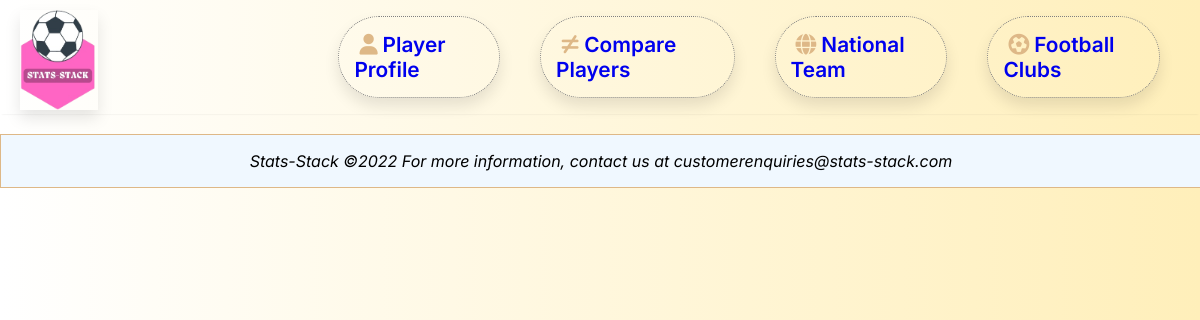
The page /profile/5424/ on the database as committed earlier.
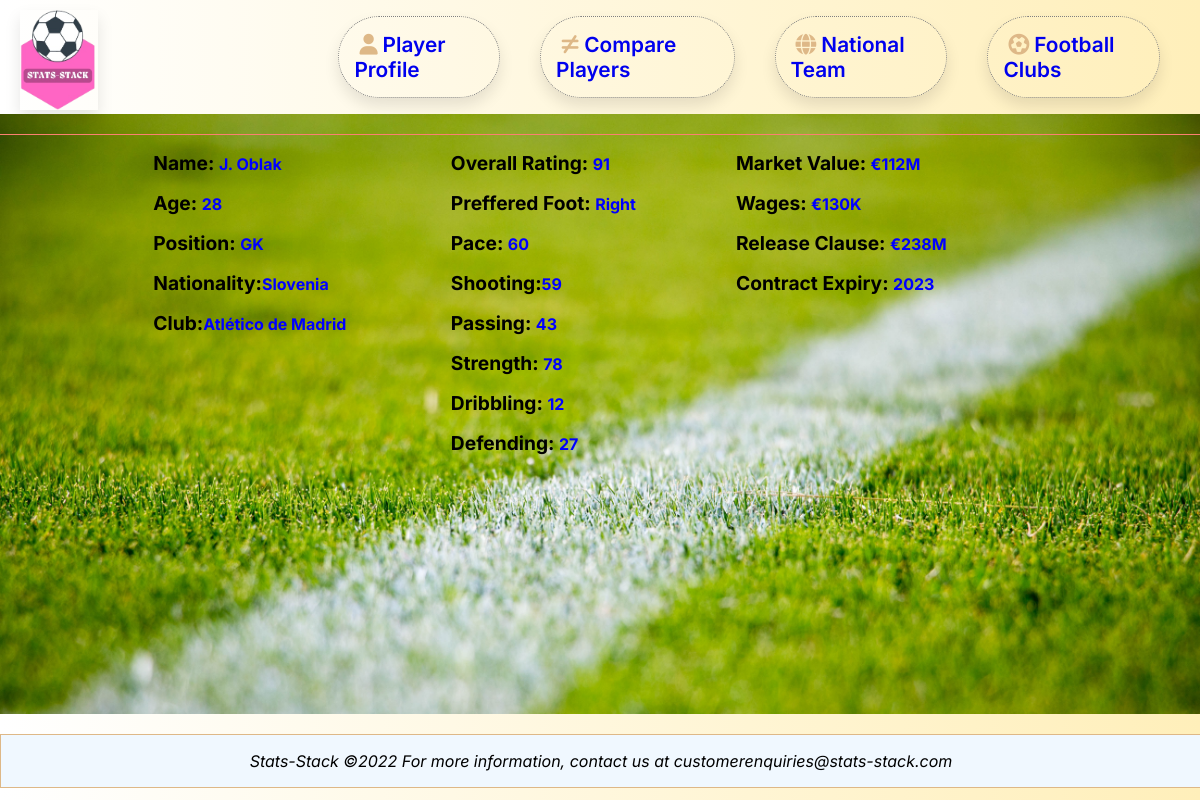
The same page on the database as committed later.
### statlist/models.py (models this page shows, shortened)
class Player(models.Model):
    class Meta:
        ordering = ('-skills__rating',)
    playerID = models.AutoField(primary_key=True)
    playerName = models.CharField(max_length=200)
    playerAge = models.IntegerField(default=0)
    playerPhoto = models.URLField(max_length=1000)
    playerPosition = models.CharField(max_length=3)
    playerCountry = models.ForeignKey(
        Country, on_delete=models.SET_NULL, null=True)
    playerClub = models.ForeignKey(Club, on_delete=models.SET_NULL, null=True)
    skills = models.OneToOneField(
        Skills, on_delete=models.SET_NULL, null=True)
    playerValue = models.OneToOneField(
        TransferMarket, on_delete=models.SET_NULL, null=True)

class Country(models.Model):
    countryID = models.AutoField(primary_key=True)
    countryName = models.CharField(max_length=200)
    countryFlag = models.URLField(max_length=1000)
    def __str__(self):
        return f"{self.countryName}"
    class Meta:
        ordering = ('countryName',)

class Club(models.Model):
    clubID = models.AutoField(primary_key=True)
    clubName = models.CharField(max_length=200)
    clubLogo = models.URLField(max_length=1000)
    def __str__(self):
        return f"{self.clubName}"

class Skills(models.Model):
    skillsID = models.AutoField(primary_key=True)
    prefferedFoot = models.CharField(max_length=10)
    pace = models.IntegerField(default=0)
    shooting = models.IntegerField(default=0)
    passing = models.IntegerField(default=0)
    strength = models.IntegerField(default=0)
    dribbling = models.IntegerField(default=0)
    defending = models.IntegerField(default=0)
    rating = models.IntegerField(default=0)

class TransferMarket(models.Model):
    transferID = models.AutoField(primary_key=True)
    value = models.CharField(max_length=10, null=True)
    contractExpiry = models.IntegerField()
    wages = models.CharField(max_length=10)
    releaseClause = models.CharField(max_length=10)

### statlist/views.py (the view)
# urls.py: path('profile/<int:id>/', views.details, name="details"),
def details(request, id):
    try:
        playerobj = Player.objects.all().filter(
            playerID=id).order_by("-skills__rating").first()
    except ObjectDoesNotExist:
        print("the Player object does not exist or could not be fetched from the database")
    except MultipleObjectsReturned:
        print("The query returned more than one object, possible duplication of countryname or wrong queryset")
    return render(request, 'statlist/playerdetail.html', {'player': playerobj})

### statlist/templates/statlist/playerdetail.html
{% extends 'statlist/base.html' %}
{% load static %}
{% block content %}
{% if player %}
    <div class="details">
        <div class="profile-img"><img src="{{player.playerPhoto}}" alt=""></div>
        <div class="details-card">
                <div>
                    <p><span class="field-name">Name:</span> <span class="field-value">{{player.playerName}}</span></p>
                    <p><span class="field-name">Age:</span> <span class="field-value">{{player.playerAge}}</span></p>
                    <p><span class="field-name">Position:</span> <span class="field-value">{{player.playerPosition}}</span></p>
                    <p><span class="field-name">Nationality:</span><span class="field-value">{{player.playerCountry}} </span><img src="{{player.playerCountry.countryFlag}}" alt=""></p>
                    <p><span class="field-name">Club:</span><span class="field-value">{{player.playerClub}}</span> <img src="{{player.playerClub.clubLogo}}" alt=""></p>
                </div>
                <div>
                    <p><span class="field-name">Overall Rating:</span> <span class="field-value">{{player.skills.rating}}</span></p>
                    <p><span class="field-name">Preffered Foot:</span> <span class="field-value">{{player.skills.prefferedFoot}}</span></p>
                    <p><span class="field-name">Pace:</span> <span class="field-value">{{player.skills.pace}}</span></p>
                    <p><span class="field-name">Shooting:</span><span class="field-value">{{player.skills.shooting}}</span></p>
                    <p><span class="field-name">Passing:</span> <span class="field-value">{{player.skills.passing}}</span></p>
                    <p><span class="field-name">Strength:</span> <span class="field-value">{{player.skills.strength}}</span></p>
                    <p><span class="field-name">Dribbling:</span> <span class="field-value">{{player.skills.dribbling}}</span></p>
                    <p><span class="field-name">Defending:</span> <span class="field-value">{{player.skills.defending}}</span></p>
                </div>
                <div>
                    <p><span class="field-name">Market Value:</span> <span class="field-value">{{player.playerValue.value}}</span></p>
                    <p><span class="field-name">Wages:</span> <span class="field-value">{{player.playerValue.wages}}</span></p>
                    <p><span class="field-name">Release Clause:</span> <span class="field-value">{{player.playerValue.releaseClause}}</span></p>
                    <p><span class="field-name">Contract Expiry:</span> <span class="field-value">{{player.playerValue.contractExpiry}}</span></p>
                </div>
        </div>
    </div>
{% endif %}
{% endblock %}

Rows that differ between the two databases and show on the page:
added Player: playerName "J. Oblak", playerAge "28", playerPosition "GK", playerCountry "Slovenia", playerClub "Atlético de Madrid", skills.rating "91", skills.prefferedFoot "Right", skills.pace "60", skills.shooting "59", skills.passing "43", skills.strength "78", skills.dribbling "12", skills.defending "27", playerValue.value "€112M", playerValue.wages "€130K", playerValue.releaseClause "€238M", playerValue.contractExpiry "2023"
Other text that changed with them:
text now shown: "Name: Age: Position: Nationality: Club: Overall Rating: Preffered Foot: Pace: Shooting: Passing: Strength: Dribbling: Defending: Market Value: Wages: Release Clause: Contract Expiry:"
